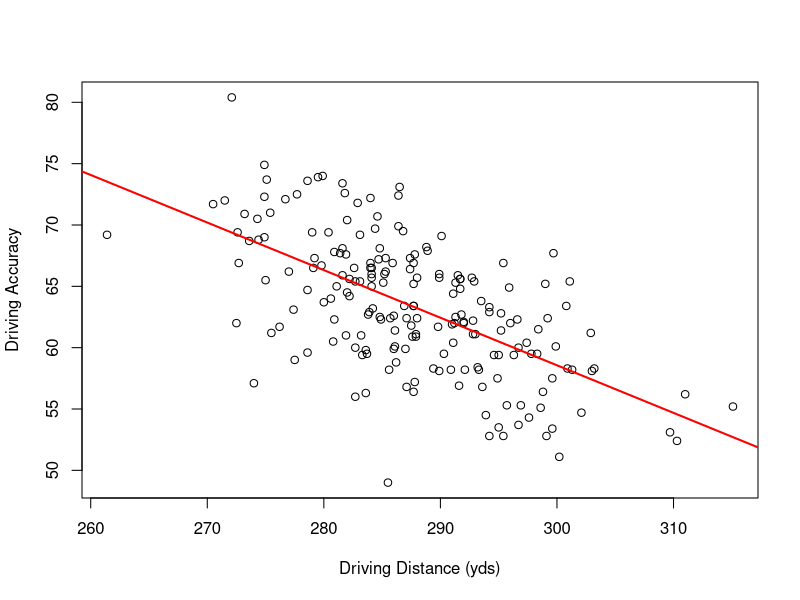

Generate this figure with R:
## ---- chunk 1
knitr::opts_chunk$set(echo = TRUE)
## ---- chunk 2
pga <- read.csv("pga.csv") #reads in pga file

DD <- pga$Ave_Driving_Distance #creates driving distance variable
DA <- pga$Fairway_Accuracy #creates driving accuracy variable
L <- lm(DA~DD) #creates linear regression

plot(DD,DA,ylab = "Driving Accuracy",xlab = "Driving Distance (yds)") #plots 
abline(L, col="red",lwd=2) #plots linear regression

## ---- chunk 3
predict(L,data.frame(DD=302.5),interval="confidence") #computes CI for DD=302.5
